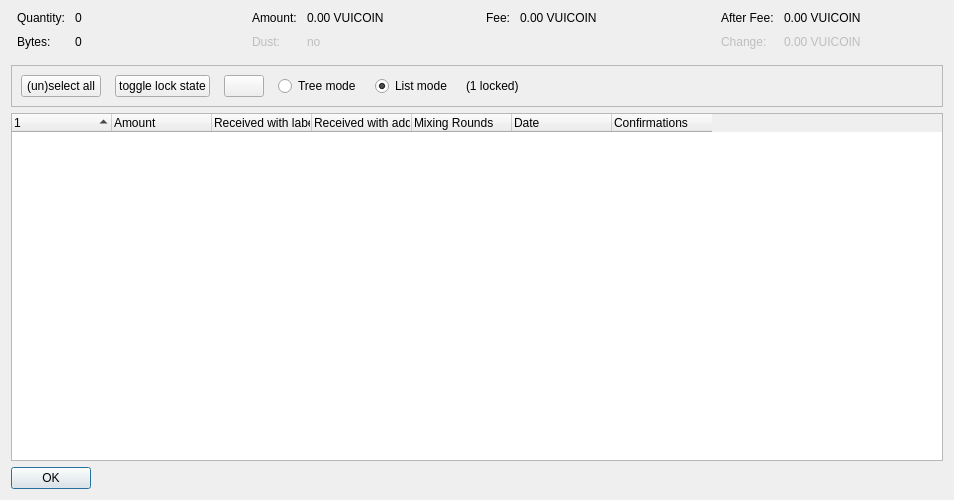
<?xml version="1.0" encoding="UTF-8"?>
<ui version="4.0">
 <class>CoinControlDialog</class>
 <widget class="QDialog" name="CoinControlDialog">
  <property name="geometry">
   <rect>
    <x>0</x>
    <y>0</y>
    <width>954</width>
    <height>500</height>
   </rect>
  </property>
  <property name="windowTitle">
   <string>Coin Selection</string>
  </property>
  <layout class="QVBoxLayout" name="verticalLayout">
   <item>
    <layout class="QHBoxLayout" name="horizontalLayoutTop" stretch="0,0,0,0">
     <property name="topMargin">
      <number>0</number>
     </property>
     <property name="bottomMargin">
      <number>10</number>
     </property>
     <item>
      <layout class="QFormLayout" name="formLayoutCoinControl1">
       <property name="horizontalSpacing">
        <number>10</number>
       </property>
       <property name="verticalSpacing">
        <number>10</number>
       </property>
       <property name="leftMargin">
        <number>6</number>
       </property>
       <property name="rightMargin">
        <number>6</number>
       </property>
       <item row="0" column="0">
        <widget class="QLabel" name="labelCoinControlQuantityText">
         <property name="text">
          <string>Quantity:</string>
         </property>
        </widget>
       </item>
       <item row="0" column="1">
        <widget class="QLabel" name="labelCoinControlQuantity">
         <property name="cursor">
          <cursorShape>IBeamCursor</cursorShape>
         </property>
         <property name="contextMenuPolicy">
          <enum>Qt::ActionsContextMenu</enum>
         </property>
         <property name="text">
          <string notr="true">0</string>
         </property>
         <property name="textInteractionFlags">
          <set>Qt::LinksAccessibleByMouse|Qt::TextSelectableByKeyboard|Qt::TextSelectableByMouse</set>
         </property>
        </widget>
       </item>
       <item row="1" column="0">
        <widget class="QLabel" name="labelCoinControlBytesText">
         <property name="text">
          <string>Bytes:</string>
         </property>
        </widget>
       </item>
       <item row="1" column="1">
        <widget class="QLabel" name="labelCoinControlBytes">
         <property name="cursor">
          <cursorShape>IBeamCursor</cursorShape>
         </property>
         <property name="contextMenuPolicy">
          <enum>Qt::ActionsContextMenu</enum>
         </property>
         <property name="text">
          <string notr="true">0</string>
         </property>
         <property name="textInteractionFlags">
          <set>Qt::LinksAccessibleByMouse|Qt::TextSelectableByKeyboard|Qt::TextSelectableByMouse</set>
         </property>
        </widget>
       </item>
      </layout>
     </item>
     <item>
      <layout class="QFormLayout" name="formLayoutCoinControl2">
       <property name="horizontalSpacing">
        <number>10</number>
       </property>
       <property name="verticalSpacing">
        <number>10</number>
       </property>
       <property name="leftMargin">
        <number>6</number>
       </property>
       <property name="rightMargin">
        <number>6</number>
       </property>
       <item row="0" column="0">
        <widget class="QLabel" name="labelCoinControlAmountText">
         <property name="text">
          <string>Amount:</string>
         </property>
        </widget>
       </item>
       <item row="0" column="1">
        <widget class="QLabel" name="labelCoinControlAmount">
         <property name="cursor">
          <cursorShape>IBeamCursor</cursorShape>
         </property>
         <property name="contextMenuPolicy">
          <enum>Qt::ActionsContextMenu</enum>
         </property>
         <property name="text">
          <string notr="true">0.00 VUICOIN</string>
         </property>
         <property name="textInteractionFlags">
          <set>Qt::LinksAccessibleByMouse|Qt::TextSelectableByKeyboard|Qt::TextSelectableByMouse</set>
         </property>
        </widget>
       </item>
       <item row="1" column="0">
        <widget class="QLabel" name="labelCoinControlLowOutputText">
         <property name="enabled">
          <bool>false</bool>
         </property>
         <property name="text">
          <string>Dust:</string>
         </property>
        </widget>
       </item>
       <item row="1" column="1">
        <widget class="QLabel" name="labelCoinControlLowOutput">
         <property name="enabled">
          <bool>false</bool>
         </property>
         <property name="cursor">
          <cursorShape>IBeamCursor</cursorShape>
         </property>
         <property name="contextMenuPolicy">
          <enum>Qt::ActionsContextMenu</enum>
         </property>
         <property name="text">
          <string notr="true">no</string>
         </property>
         <property name="textInteractionFlags">
          <set>Qt::LinksAccessibleByMouse|Qt::TextSelectableByKeyboard|Qt::TextSelectableByMouse</set>
         </property>
        </widget>
       </item>
      </layout>
     </item>
     <item>
      <layout class="QFormLayout" name="formLayoutCoinControl3">
       <property name="horizontalSpacing">
        <number>10</number>
       </property>
       <property name="verticalSpacing">
        <number>10</number>
       </property>
       <property name="leftMargin">
        <number>6</number>
       </property>
       <property name="rightMargin">
        <number>6</number>
       </property>
       <item row="0" column="0">
        <widget class="QLabel" name="labelCoinControlFeeText">
         <property name="text">
          <string>Fee:</string>
         </property>
        </widget>
       </item>
       <item row="0" column="1">
        <widget class="QLabel" name="labelCoinControlFee">
         <property name="cursor">
          <cursorShape>IBeamCursor</cursorShape>
         </property>
         <property name="contextMenuPolicy">
          <enum>Qt::ActionsContextMenu</enum>
         </property>
         <property name="text">
          <string notr="true">0.00 VUICOIN</string>
         </property>
         <property name="textInteractionFlags">
          <set>Qt::LinksAccessibleByMouse|Qt::TextSelectableByKeyboard|Qt::TextSelectableByMouse</set>
         </property>
        </widget>
       </item>
      </layout>
     </item>
     <item>
      <layout class="QFormLayout" name="formLayoutCoinControl4">
       <property name="horizontalSpacing">
        <number>10</number>
       </property>
       <property name="verticalSpacing">
        <number>10</number>
       </property>
       <property name="leftMargin">
        <number>6</number>
       </property>
       <property name="rightMargin">
        <number>6</number>
       </property>
       <item row="0" column="0">
        <widget class="QLabel" name="labelCoinControlAfterFeeText">
         <property name="text">
          <string>After Fee:</string>
         </property>
        </widget>
       </item>
       <item row="0" column="1">
        <widget class="QLabel" name="labelCoinControlAfterFee">
         <property name="cursor">
          <cursorShape>IBeamCursor</cursorShape>
         </property>
         <property name="contextMenuPolicy">
          <enum>Qt::ActionsContextMenu</enum>
         </property>
         <property name="text">
          <string notr="true">0.00 VUICOIN</string>
         </property>
         <property name="textInteractionFlags">
          <set>Qt::LinksAccessibleByMouse|Qt::TextSelectableByKeyboard|Qt::TextSelectableByMouse</set>
         </property>
        </widget>
       </item>
       <item row="1" column="0">
        <widget class="QLabel" name="labelCoinControlChangeText">
         <property name="enabled">
          <bool>false</bool>
         </property>
         <property name="text">
          <string>Change:</string>
         </property>
        </widget>
       </item>
       <item row="1" column="1">
        <widget class="QLabel" name="labelCoinControlChange">
         <property name="enabled">
          <bool>false</bool>
         </property>
         <property name="cursor">
          <cursorShape>IBeamCursor</cursorShape>
         </property>
         <property name="contextMenuPolicy">
          <enum>Qt::ActionsContextMenu</enum>
         </property>
         <property name="text">
          <string notr="true">0.00 VUICOIN</string>
         </property>
         <property name="textInteractionFlags">
          <set>Qt::LinksAccessibleByMouse|Qt::TextSelectableByKeyboard|Qt::TextSelectableByMouse</set>
         </property>
        </widget>
       </item>
      </layout>
     </item>
    </layout>
   </item>
   <item>
    <widget class="QFrame" name="frame">
     <property name="minimumSize">
      <size>
       <width>0</width>
       <height>40</height>
      </size>
     </property>
     <property name="frameShape">
      <enum>QFrame::StyledPanel</enum>
     </property>
     <property name="frameShadow">
      <enum>QFrame::Sunken</enum>
     </property>
     <layout class="QHBoxLayout" name="horizontalLayout">
      <item>
       <layout class="QHBoxLayout" name="horizontalLayoutPanel" stretch="0,0,0,0,0,0,0">
        <property name="spacing">
         <number>14</number>
        </property>
        <item>
         <widget class="QPushButton" name="pushButtonSelectAll">
          <property name="sizePolicy">
           <sizepolicy hsizetype="Maximum" vsizetype="Fixed">
            <horstretch>0</horstretch>
            <verstretch>0</verstretch>
           </sizepolicy>
          </property>
          <property name="text">
           <string>(un)select all</string>
          </property>
          <property name="autoDefault">
           <bool>false</bool>
          </property>
         </widget>
        </item>
        <item>
         <widget class="QPushButton" name="pushButtonToggleLock">
          <property name="sizePolicy">
           <sizepolicy hsizetype="Maximum" vsizetype="Fixed">
            <horstretch>0</horstretch>
            <verstretch>0</verstretch>
           </sizepolicy>
          </property>
          <property name="text">
           <string>toggle lock state</string>
          </property>
          <property name="autoDefault">
           <bool>false</bool>
          </property>
         </widget>
        </item>
        <item>
         <widget class="QPushButton" name="hideButton">
          <property name="sizePolicy">
           <sizepolicy hsizetype="Maximum" vsizetype="Fixed">
            <horstretch>0</horstretch>
            <verstretch>0</verstretch>
           </sizepolicy>
          </property>
          <property name="text">
           <string/>
          </property>
          <property name="autoDefault">
           <bool>false</bool>
          </property>
         </widget>
        </item>
        <item>
         <widget class="QRadioButton" name="radioTreeMode">
          <property name="sizePolicy">
           <sizepolicy hsizetype="Maximum" vsizetype="Fixed">
            <horstretch>0</horstretch>
            <verstretch>0</verstretch>
           </sizepolicy>
          </property>
          <property name="text">
           <string>Tree mode</string>
          </property>
         </widget>
        </item>
        <item>
         <widget class="QRadioButton" name="radioListMode">
          <property name="sizePolicy">
           <sizepolicy hsizetype="Maximum" vsizetype="Fixed">
            <horstretch>0</horstretch>
            <verstretch>0</verstretch>
           </sizepolicy>
          </property>
          <property name="text">
           <string>List mode</string>
          </property>
          <property name="checked">
           <bool>true</bool>
          </property>
         </widget>
        </item>
        <item>
         <widget class="QLabel" name="labelLocked">
          <property name="text">
           <string>(1 locked)</string>
          </property>
         </widget>
        </item>
        <item>
         <spacer name="horizontalSpacer">
          <property name="orientation">
           <enum>Qt::Horizontal</enum>
          </property>
          <property name="sizeHint" stdset="0">
           <size>
            <width>40</width>
            <height>20</height>
           </size>
          </property>
         </spacer>
        </item>
       </layout>
      </item>
     </layout>
    </widget>
   </item>
   <item>
    <widget class="CoinControlTreeWidget" name="treeWidget">
     <property name="contextMenuPolicy">
      <enum>Qt::CustomContextMenu</enum>
     </property>
     <property name="sortingEnabled">
      <bool>false</bool>
     </property>
     <property name="columnCount">
      <number>7</number>
     </property>
     <attribute name="headerShowSortIndicator" stdset="0">
      <bool>true</bool>
     </attribute>
     <attribute name="headerStretchLastSection">
      <bool>false</bool>
     </attribute>
     <column>
      <property name="text">
       <string/>
      </property>
     </column>
     <column>
      <property name="text">
       <string>Amount</string>
      </property>
     </column>
     <column>
      <property name="text">
       <string>Received with label</string>
      </property>
     </column>
     <column>
      <property name="text">
       <string>Received with address</string>
      </property>
     </column>
     <column>
      <property name="text">
       <string>Mixing Rounds</string>
      </property>
     </column>
     <column>
      <property name="text">
       <string>Date</string>
      </property>
     </column>
     <column>
      <property name="text">
       <string>Confirmations</string>
      </property>
      <property name="toolTip">
       <string>Confirmed</string>
      </property>
     </column>
    </widget>
   </item>
   <item>
    <widget class="QDialogButtonBox" name="buttonBox">
     <property name="sizePolicy">
      <sizepolicy hsizetype="Maximum" vsizetype="Fixed">
       <horstretch>0</horstretch>
       <verstretch>0</verstretch>
      </sizepolicy>
     </property>
     <property name="orientation">
      <enum>Qt::Horizontal</enum>
     </property>
     <property name="standardButtons">
      <set>QDialogButtonBox::Ok</set>
     </property>
    </widget>
   </item>
  </layout>
 </widget>
 <customwidgets>
  <customwidget>
   <class>CoinControlTreeWidget</class>
   <extends>QTreeWidget</extends>
   <header>qt/coincontroltreewidget.h</header>
  </customwidget>
 </customwidgets>
 <resources/>
 <connections/>
</ui>
